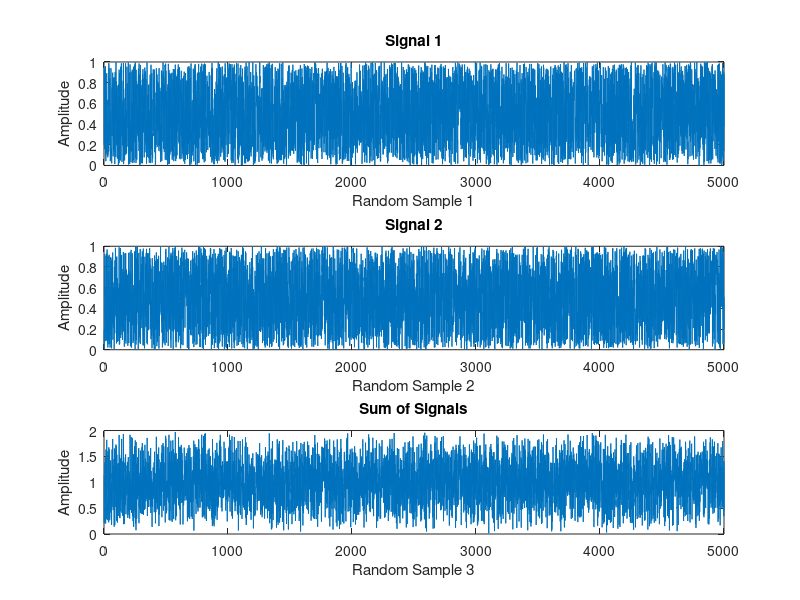

Write the MATLAB code that produced this figure.
% Number of samples
num_samples = 5000;

% Generate the first random signal
signal1 = rand(1, num_samples);

% Generate the second random signal
signal2 = rand(1, num_samples);

% Add the two signals together using vector addition
sum_signal = signal1 + signal2;

% Plot the signals with Rows, coloumns and position
subplot(3, 1, 1);
plot(signal1);
title('Signal 1');
xlabel('Random Sample 1');
ylabel('Amplitude');

subplot(3, 1, 2);
plot(signal2);
title('Signal 2');
xlabel('Random Sample 2');
ylabel('Amplitude');

subplot(3, 1, 3);
plot(sum_signal);
title('Sum of Signals');
xlabel('Random Sample 3');
ylabel('Amplitude');
